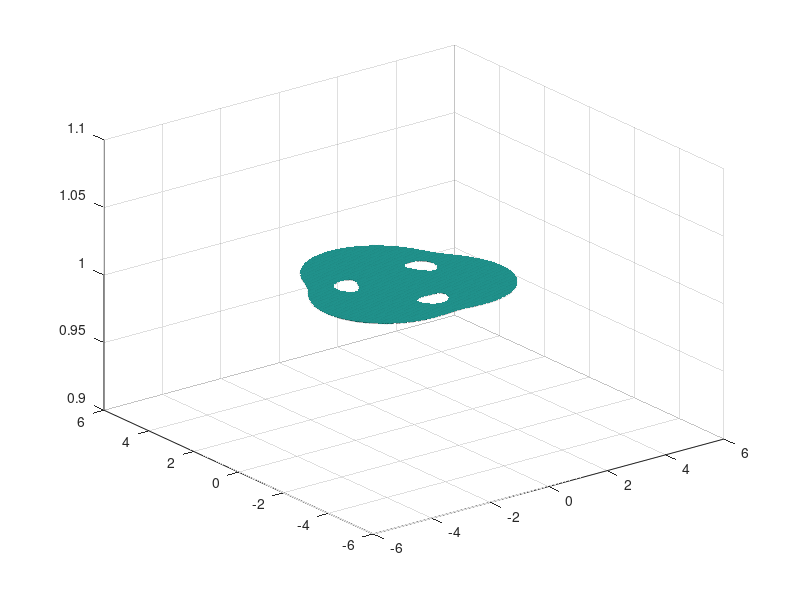

This chart was generated by the following MATLAB code:
%versione senza matrici

v = -5:0.01:5;
[x y]=meshgrid(v);
f =((x-1).^2+y.^2-4).*((x+1).^2+y.^2-4).*(x.^2+(y-sqrt(3)).^2-4) < 10;
f = double(f);
f(f == 0) = NaN;
surf(x, y, f)
